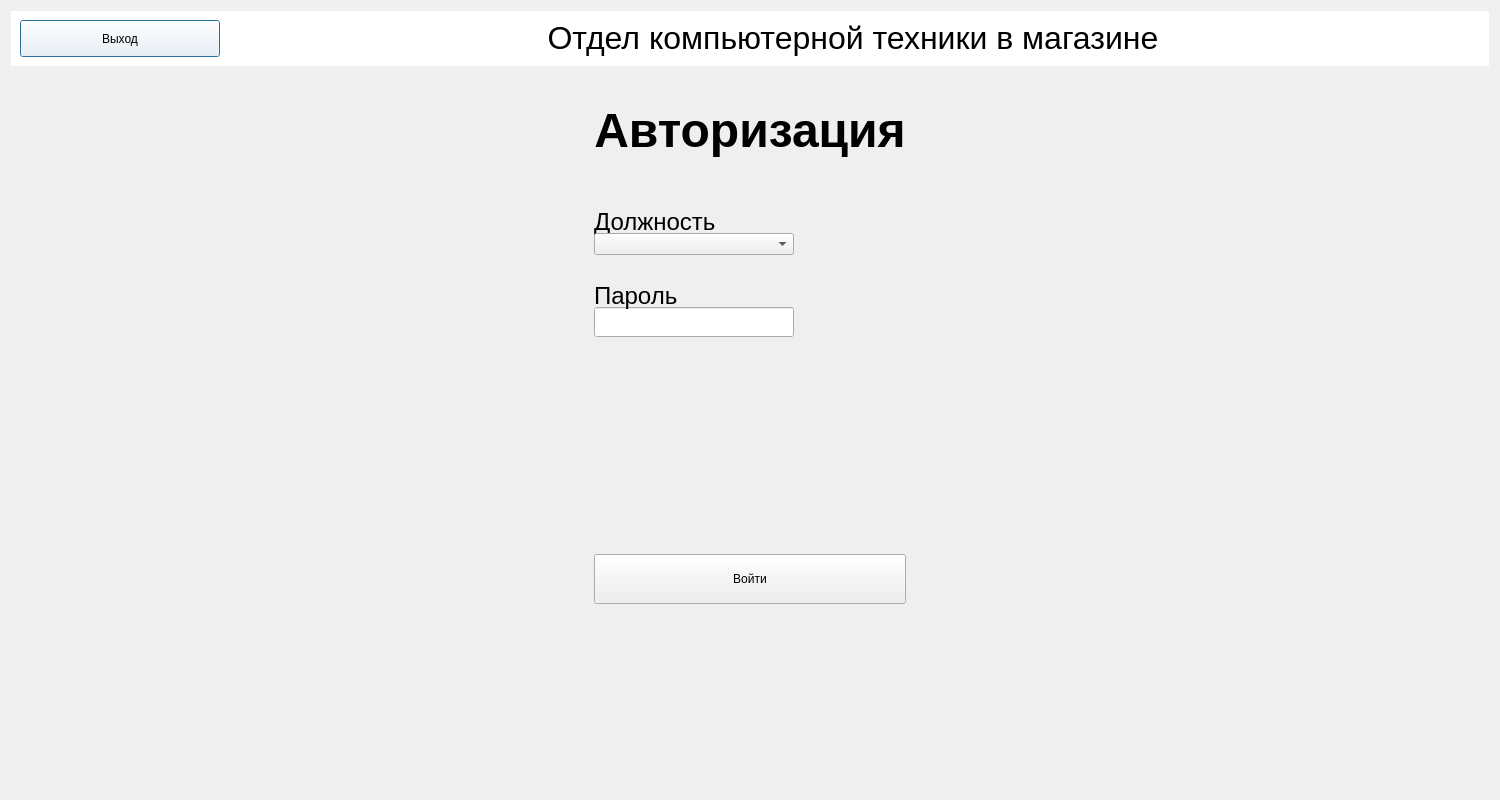
<?xml version="1.0" encoding="UTF-8"?>
<ui version="4.0">
 <class>Dialog</class>
 <widget class="QDialog" name="Dialog">
  <property name="enabled">
   <bool>true</bool>
  </property>
  <property name="geometry">
   <rect>
    <x>0</x>
    <y>0</y>
    <width>1500</width>
    <height>800</height>
   </rect>
  </property>
  <property name="minimumSize">
   <size>
    <width>1500</width>
    <height>800</height>
   </size>
  </property>
  <property name="maximumSize">
   <size>
    <width>16777215</width>
    <height>16777215</height>
   </size>
  </property>
  <property name="baseSize">
   <size>
    <width>1000</width>
    <height>800</height>
   </size>
  </property>
  <property name="windowTitle">
   <string>Dialog</string>
  </property>
  <property name="styleSheet">
   <string notr="true"/>
  </property>
  <property name="sizeGripEnabled">
   <bool>false</bool>
  </property>
  <layout class="QGridLayout" name="gridLayout_6">
   <item row="0" column="0">
    <widget class="QWidget" name="widget" native="true">
     <property name="maximumSize">
      <size>
       <width>16777215</width>
       <height>100</height>
      </size>
     </property>
     <property name="styleSheet">
      <string notr="true">background-color: rgb(255, 255, 255);</string>
     </property>
     <layout class="QGridLayout" name="gridLayout_7">
      <item row="0" column="1">
       <widget class="QLabel" name="label">
        <property name="text">
         <string>&lt;html&gt;&lt;head/&gt;&lt;body&gt;&lt;p align=&quot;center&quot;&gt;&lt;span style=&quot; font-size:24pt;&quot;&gt;Отдел компьютерной техники в магазине&lt;/span&gt;&lt;/p&gt;&lt;/body&gt;&lt;/html&gt;</string>
        </property>
       </widget>
      </item>
      <item row="0" column="0">
       <widget class="QPushButton" name="pushButton_quit">
        <property name="minimumSize">
         <size>
          <width>200</width>
          <height>20</height>
         </size>
        </property>
        <property name="maximumSize">
         <size>
          <width>200</width>
          <height>50</height>
         </size>
        </property>
        <property name="text">
         <string>Выход</string>
        </property>
       </widget>
      </item>
     </layout>
    </widget>
   </item>
   <item row="1" column="0">
    <layout class="QVBoxLayout" name="verticalLayout_2">
     <item>
      <widget class="QStackedWidget" name="stackedWidget">
       <property name="styleSheet">
        <string notr="true"/>
       </property>
       <property name="currentIndex">
        <number>0</number>
       </property>
       <widget class="QWidget" name="pageAvtorisation">
        <property name="styleSheet">
         <string notr="true"/>
        </property>
        <layout class="QGridLayout" name="gridLayout">
         <item row="11" column="0">
          <widget class="QLabel" name="label_3">
           <property name="minimumSize">
            <size>
             <width>0</width>
             <height>40</height>
            </size>
           </property>
           <property name="maximumSize">
            <size>
             <width>16777215</width>
             <height>10</height>
            </size>
           </property>
           <property name="text">
            <string>&lt;html&gt;&lt;head/&gt;&lt;body&gt;&lt;p&gt;&lt;span style=&quot; font-size:18pt;&quot;&gt;Должность&lt;/span&gt;&lt;/p&gt;&lt;/body&gt;&lt;/html&gt;</string>
           </property>
          </widget>
         </item>
         <item row="7" column="0">
          <widget class="QLabel" name="label_2">
           <property name="maximumSize">
            <size>
             <width>16777215</width>
             <height>100</height>
            </size>
           </property>
           <property name="text">
            <string>&lt;html&gt;&lt;head/&gt;&lt;body&gt;&lt;p align=&quot;center&quot;&gt;&lt;span style=&quot; font-size:36pt; font-weight:700;&quot;&gt;Авторизация&lt;/span&gt;&lt;/p&gt;&lt;/body&gt;&lt;/html&gt;</string>
           </property>
          </widget>
         </item>
         <item row="16" column="0">
          <widget class="QLabel" name="label_5">
           <property name="maximumSize">
            <size>
             <width>16777215</width>
             <height>30</height>
            </size>
           </property>
           <property name="text">
            <string/>
           </property>
          </widget>
         </item>
         <item row="17" column="0" rowspan="3">
          <widget class="QPushButton" name="btnAvtorization">
           <property name="minimumSize">
            <size>
             <width>0</width>
             <height>50</height>
            </size>
           </property>
           <property name="styleSheet">
            <string notr="true">border-color: rgb(0, 0, 0);</string>
           </property>
           <property name="text">
            <string>Войти</string>
           </property>
          </widget>
         </item>
         <item row="15" column="0">
          <widget class="QLineEdit" name="lineEdit1">
           <property name="minimumSize">
            <size>
             <width>0</width>
             <height>30</height>
            </size>
           </property>
           <property name="maximumSize">
            <size>
             <width>200</width>
             <height>16777215</height>
            </size>
           </property>
           <property name="styleSheet">
            <string notr="true">selection-color: rgb(255, 255, 255);</string>
           </property>
          </widget>
         </item>
         <item row="12" column="0">
          <widget class="QComboBox" name="comboBox1">
           <property name="minimumSize">
            <size>
             <width>0</width>
             <height>15</height>
            </size>
           </property>
           <property name="maximumSize">
            <size>
             <width>200</width>
             <height>16777215</height>
            </size>
           </property>
           <property name="styleSheet">
            <string notr="true"/>
           </property>
           <property name="editable">
            <bool>false</bool>
           </property>
           <property name="currentText">
            <string/>
           </property>
           <item>
            <property name="text">
             <string/>
            </property>
           </item>
           <item>
            <property name="text">
             <string>Директор</string>
            </property>
           </item>
           <item>
            <property name="text">
             <string>Менеджер</string>
            </property>
           </item>
           <item>
            <property name="text">
             <string>Продавец-консультант</string>
            </property>
           </item>
          </widget>
         </item>
         <item row="14" column="0">
          <widget class="QLabel" name="label_4">
           <property name="minimumSize">
            <size>
             <width>0</width>
             <height>40</height>
            </size>
           </property>
           <property name="maximumSize">
            <size>
             <width>16777215</width>
             <height>10</height>
            </size>
           </property>
           <property name="text">
            <string>&lt;html&gt;&lt;head/&gt;&lt;body&gt;&lt;p&gt;&lt;span style=&quot; font-size:18pt;&quot;&gt;Пароль&lt;/span&gt;&lt;/p&gt;&lt;/body&gt;&lt;/html&gt;</string>
           </property>
          </widget>
         </item>
        </layout>
       </widget>
       <widget class="QWidget" name="page_Consultant">
        <layout class="QGridLayout" name="gridLayout_2">
         <item row="9" column="4">
          <widget class="QComboBox" name="typeBox">
           <property name="minimumSize">
            <size>
             <width>300</width>
             <height>0</height>
            </size>
           </property>
           <property name="maximumSize">
            <size>
             <width>300</width>
             <height>16777215</height>
            </size>
           </property>
           <item>
            <property name="text">
             <string/>
            </property>
           </item>
          </widget>
         </item>
         <item row="1" column="0">
          <widget class="QLabel" name="label_10">
           <property name="text">
            <string>&lt;html&gt;&lt;head/&gt;&lt;body&gt;&lt;p&gt;&lt;span style=&quot; font-size:14pt;&quot;&gt;Цена, не превышающая значение&lt;/span&gt;&lt;/p&gt;&lt;/body&gt;&lt;/html&gt;</string>
           </property>
          </widget>
         </item>
         <item row="9" column="0">
          <widget class="QComboBox" name="SortBox">
           <property name="minimumSize">
            <size>
             <width>300</width>
             <height>0</height>
            </size>
           </property>
           <property name="maximumSize">
            <size>
             <width>300</width>
             <height>16777215</height>
            </size>
           </property>
           <property name="currentText">
            <string/>
           </property>
           <item>
            <property name="text">
             <string/>
            </property>
           </item>
           <item>
            <property name="text">
             <string>Тип/Количество</string>
            </property>
           </item>
           <item>
            <property name="text">
             <string>Тип/Цена</string>
            </property>
           </item>
          </widget>
         </item>
         <item row="13" column="0" colspan="5">
          <widget class="QTableWidget" name="tableWidget_Consultant"/>
         </item>
         <item row="4" column="4">
          <widget class="QCheckBox" name="checkBox_amount">
           <property name="text">
            <string>Количество на складе меньше 5</string>
           </property>
          </widget>
         </item>
         <item row="4" column="0">
          <widget class="QLineEdit" name="lineEdit_price">
           <property name="maximumSize">
            <size>
             <width>150</width>
             <height>16777215</height>
            </size>
           </property>
          </widget>
         </item>
         <item row="5" column="0">
          <widget class="QPushButton" name="pushButton_apply">
           <property name="maximumSize">
            <size>
             <width>100</width>
             <height>16777215</height>
            </size>
           </property>
           <property name="text">
            <string>Применить</string>
           </property>
          </widget>
         </item>
         <item row="7" column="0">
          <widget class="QLabel" name="label_7">
           <property name="maximumSize">
            <size>
             <width>100</width>
             <height>16777215</height>
            </size>
           </property>
           <property name="text">
            <string>&lt;html&gt;&lt;head/&gt;&lt;body&gt;&lt;p&gt;&lt;span style=&quot; font-size:14pt;&quot;&gt;Сортировка&lt;/span&gt;&lt;/p&gt;&lt;/body&gt;&lt;/html&gt;</string>
           </property>
          </widget>
         </item>
         <item row="7" column="4">
          <widget class="QLabel" name="label_9">
           <property name="text">
            <string>&lt;html&gt;&lt;head/&gt;&lt;body&gt;&lt;p&gt;&lt;span style=&quot; font-size:14pt;&quot;&gt;Тип Товара&lt;/span&gt;&lt;/p&gt;&lt;/body&gt;&lt;/html&gt;</string>
           </property>
          </widget>
         </item>
         <item row="9" column="2">
          <widget class="QComboBox" name="MarkBox">
           <property name="minimumSize">
            <size>
             <width>300</width>
             <height>0</height>
            </size>
           </property>
           <property name="maximumSize">
            <size>
             <width>300</width>
             <height>16777215</height>
            </size>
           </property>
           <item>
            <property name="text">
             <string/>
            </property>
           </item>
          </widget>
         </item>
         <item row="7" column="2">
          <widget class="QLabel" name="label_8">
           <property name="maximumSize">
            <size>
             <width>200</width>
             <height>16777215</height>
            </size>
           </property>
           <property name="text">
            <string>&lt;html&gt;&lt;head/&gt;&lt;body&gt;&lt;p&gt;&lt;span style=&quot; font-size:14pt;&quot;&gt;Марка производителя&lt;/span&gt;&lt;/p&gt;&lt;/body&gt;&lt;/html&gt;</string>
           </property>
          </widget>
         </item>
         <item row="1" column="2">
          <widget class="QLabel" name="label_6">
           <property name="minimumSize">
            <size>
             <width>0</width>
             <height>25</height>
            </size>
           </property>
           <property name="maximumSize">
            <size>
             <width>16777215</width>
             <height>15</height>
            </size>
           </property>
           <property name="text">
            <string>&lt;html&gt;&lt;head/&gt;&lt;body&gt;&lt;p align=&quot;center&quot;&gt;&lt;span style=&quot; font-size:18pt; font-weight:700;&quot;&gt;Информация о товарах&lt;/span&gt;&lt;/p&gt;&lt;/body&gt;&lt;/html&gt;</string>
           </property>
          </widget>
         </item>
        </layout>
       </widget>
       <widget class="QWidget" name="page_otchetSales">
        <layout class="QGridLayout" name="gridLayout_9">
         <item row="1" column="0">
          <widget class="QPushButton" name="pushButton_tovar">
           <property name="minimumSize">
            <size>
             <width>300</width>
             <height>80</height>
            </size>
           </property>
           <property name="maximumSize">
            <size>
             <width>300</width>
             <height>16777215</height>
            </size>
           </property>
           <property name="text">
            <string>Информация о товарах</string>
           </property>
          </widget>
         </item>
         <item row="2" column="0">
          <widget class="QPushButton" name="pushButton_otchetsales">
           <property name="minimumSize">
            <size>
             <width>300</width>
             <height>80</height>
            </size>
           </property>
           <property name="maximumSize">
            <size>
             <width>300</width>
             <height>80</height>
            </size>
           </property>
           <property name="text">
            <string>Отчет по продажам</string>
           </property>
          </widget>
         </item>
         <item row="0" column="0">
          <widget class="QLabel" name="label_20">
           <property name="minimumSize">
            <size>
             <width>0</width>
             <height>25</height>
            </size>
           </property>
           <property name="maximumSize">
            <size>
             <width>16777215</width>
             <height>15</height>
            </size>
           </property>
           <property name="text">
            <string>&lt;html&gt;&lt;head/&gt;&lt;body&gt;&lt;p align=&quot;center&quot;&gt;&lt;span style=&quot; font-size:18pt; font-weight:700;&quot;&gt;Менеджер&lt;/span&gt;&lt;/p&gt;&lt;/body&gt;&lt;/html&gt;</string>
           </property>
          </widget>
         </item>
        </layout>
       </widget>
       <widget class="QWidget" name="page_Proizvotchet">
        <layout class="QGridLayout" name="gridLayout_10">
         <item row="3" column="0">
          <widget class="QTableWidget" name="tableWidget_proizvOtchet"/>
         </item>
         <item row="1" column="0">
          <widget class="QComboBox" name="comboBox1_3">
           <property name="minimumSize">
            <size>
             <width>300</width>
             <height>0</height>
            </size>
           </property>
           <property name="maximumSize">
            <size>
             <width>300</width>
             <height>16777215</height>
            </size>
           </property>
           <property name="baseSize">
            <size>
             <width>0</width>
             <height>0</height>
            </size>
           </property>
           <item>
            <property name="text">
             <string/>
            </property>
           </item>
          </widget>
         </item>
         <item row="0" column="0">
          <widget class="QLabel" name="label_24">
           <property name="text">
            <string>&lt;html&gt;&lt;head/&gt;&lt;body&gt;&lt;p&gt;&lt;span style=&quot; font-size:14pt;&quot;&gt;Группировка&lt;/span&gt;&lt;/p&gt;&lt;/body&gt;&lt;/html&gt;</string>
           </property>
          </widget>
         </item>
        </layout>
       </widget>
       <widget class="QWidget" name="page_Director">
        <layout class="QGridLayout" name="gridLayout_8">
         <item row="7" column="6">
          <widget class="QPushButton" name="pushButton_apply_3">
           <property name="minimumSize">
            <size>
             <width>100</width>
             <height>30</height>
            </size>
           </property>
           <property name="maximumSize">
            <size>
             <width>100</width>
             <height>30</height>
            </size>
           </property>
           <property name="text">
            <string>Применить</string>
           </property>
          </widget>
         </item>
         <item row="5" column="6">
          <widget class="QComboBox" name="comboBox_change">
           <property name="minimumSize">
            <size>
             <width>300</width>
             <height>50</height>
            </size>
           </property>
           <property name="maximumSize">
            <size>
             <width>300</width>
             <height>50</height>
            </size>
           </property>
           <item>
            <property name="text">
             <string/>
            </property>
           </item>
           <item>
            <property name="text">
             <string>Уменьшить цену</string>
            </property>
           </item>
           <item>
            <property name="text">
             <string>Увеличить цену</string>
            </property>
           </item>
          </widget>
         </item>
         <item row="6" column="6">
          <widget class="QLineEdit" name="lineEdit_change">
           <property name="minimumSize">
            <size>
             <width>300</width>
             <height>0</height>
            </size>
           </property>
           <property name="maximumSize">
            <size>
             <width>300</width>
             <height>16777215</height>
            </size>
           </property>
          </widget>
         </item>
         <item row="5" column="0">
          <widget class="QPushButton" name="pushButton_tovar_2">
           <property name="minimumSize">
            <size>
             <width>300</width>
             <height>80</height>
            </size>
           </property>
           <property name="maximumSize">
            <size>
             <width>300</width>
             <height>80</height>
            </size>
           </property>
           <property name="text">
            <string>Информация о товарах</string>
           </property>
          </widget>
         </item>
         <item row="1" column="6">
          <widget class="QLabel" name="label_23">
           <property name="maximumSize">
            <size>
             <width>200</width>
             <height>30</height>
            </size>
           </property>
           <property name="text">
            <string>&lt;html&gt;&lt;head/&gt;&lt;body&gt;&lt;p&gt;&lt;span style=&quot; font-size:14pt;&quot;&gt;Изменение курса&lt;/span&gt;&lt;/p&gt;&lt;/body&gt;&lt;/html&gt;</string>
           </property>
          </widget>
         </item>
         <item row="0" column="1">
          <widget class="QLabel" name="label_22">
           <property name="minimumSize">
            <size>
             <width>150</width>
             <height>100</height>
            </size>
           </property>
           <property name="maximumSize">
            <size>
             <width>150</width>
             <height>100</height>
            </size>
           </property>
           <property name="text">
            <string>&lt;html&gt;&lt;head/&gt;&lt;body&gt;&lt;p&gt;&lt;span style=&quot; font-size:18pt; font-weight:700;&quot;&gt;Директор&lt;/span&gt;&lt;/p&gt;&lt;/body&gt;&lt;/html&gt;</string>
           </property>
          </widget>
         </item>
         <item row="8" column="6">
          <widget class="QPushButton" name="pushButton_sales_del">
           <property name="minimumSize">
            <size>
             <width>300</width>
             <height>80</height>
            </size>
           </property>
           <property name="maximumSize">
            <size>
             <width>300</width>
             <height>80</height>
            </size>
           </property>
           <property name="text">
            <string>Удалить записи за прошлый год</string>
           </property>
          </widget>
         </item>
         <item row="6" column="0">
          <widget class="QPushButton" name="pushButton_otchetsales_2">
           <property name="minimumSize">
            <size>
             <width>300</width>
             <height>80</height>
            </size>
           </property>
           <property name="maximumSize">
            <size>
             <width>300</width>
             <height>80</height>
            </size>
           </property>
           <property name="text">
            <string>Отчет по продажам</string>
           </property>
          </widget>
         </item>
         <item row="7" column="0">
          <widget class="QPushButton" name="pushButton_proizvOtchet">
           <property name="minimumSize">
            <size>
             <width>300</width>
             <height>80</height>
            </size>
           </property>
           <property name="maximumSize">
            <size>
             <width>300</width>
             <height>80</height>
            </size>
           </property>
           <property name="text">
            <string>Произвольный отчет</string>
           </property>
          </widget>
         </item>
        </layout>
       </widget>
       <widget class="QWidget" name="page_Otchet">
        <layout class="QGridLayout" name="gridLayout_5">
         <item row="4" column="0" colspan="7">
          <widget class="QTableWidget" name="tableWidget_otchet"/>
         </item>
         <item row="0" column="3" rowspan="2">
          <widget class="QLabel" name="label_27">
           <property name="text">
            <string>&lt;html&gt;&lt;head/&gt;&lt;body&gt;&lt;p&gt;&lt;span style=&quot; font-size:14pt;&quot;&gt;Продажи в день&lt;/span&gt;&lt;/p&gt;&lt;p&gt;&lt;span style=&quot; font-size:14pt;&quot;&gt;(YYYY-MM-DD)&lt;/span&gt;&lt;/p&gt;&lt;/body&gt;&lt;/html&gt;</string>
           </property>
          </widget>
         </item>
         <item row="0" column="0">
          <widget class="QLabel" name="label_sales">
           <property name="text">
            <string>&lt;html&gt;&lt;head/&gt;&lt;body&gt;&lt;p&gt;&lt;span style=&quot; font-size:18pt;&quot;&gt;TextLabel&lt;/span&gt;&lt;/p&gt;&lt;/body&gt;&lt;/html&gt;</string>
           </property>
          </widget>
         </item>
         <item row="2" column="1">
          <widget class="QComboBox" name="comboBox_month">
           <property name="minimumSize">
            <size>
             <width>300</width>
             <height>0</height>
            </size>
           </property>
           <property name="maximumSize">
            <size>
             <width>300</width>
             <height>16777215</height>
            </size>
           </property>
           <item>
            <property name="text">
             <string/>
            </property>
           </item>
           <item>
            <property name="text">
             <string>Январь</string>
            </property>
           </item>
           <item>
            <property name="text">
             <string>Февраль</string>
            </property>
           </item>
           <item>
            <property name="text">
             <string>Март</string>
            </property>
           </item>
           <item>
            <property name="text">
             <string>Апрель</string>
            </property>
           </item>
           <item>
            <property name="text">
             <string>Май</string>
            </property>
           </item>
           <item>
            <property name="text">
             <string>Июнь</string>
            </property>
           </item>
           <item>
            <property name="text">
             <string>Июль</string>
            </property>
           </item>
           <item>
            <property name="text">
             <string>Август</string>
            </property>
           </item>
           <item>
            <property name="text">
             <string>Сентябрь</string>
            </property>
           </item>
           <item>
            <property name="text">
             <string>Октябрь</string>
            </property>
           </item>
           <item>
            <property name="text">
             <string>Ноябрь</string>
            </property>
           </item>
           <item>
            <property name="text">
             <string>Декабрь</string>
            </property>
           </item>
          </widget>
         </item>
         <item row="2" column="0">
          <widget class="QLabel" name="label_26">
           <property name="text">
            <string>&lt;html&gt;&lt;head/&gt;&lt;body&gt;&lt;p&gt;&lt;span style=&quot; font-size:14pt;&quot;&gt;Сортировка по месяцам&lt;/span&gt;&lt;/p&gt;&lt;/body&gt;&lt;/html&gt;</string>
           </property>
          </widget>
         </item>
         <item row="2" column="3">
          <widget class="QLineEdit" name="lineEdit_daysale">
           <property name="minimumSize">
            <size>
             <width>200</width>
             <height>0</height>
            </size>
           </property>
           <property name="maximumSize">
            <size>
             <width>200</width>
             <height>16777215</height>
            </size>
           </property>
          </widget>
         </item>
         <item row="2" column="4">
          <widget class="QPushButton" name="pushButton_apply_4">
           <property name="minimumSize">
            <size>
             <width>150</width>
             <height>0</height>
            </size>
           </property>
           <property name="maximumSize">
            <size>
             <width>150</width>
             <height>16777215</height>
            </size>
           </property>
           <property name="text">
            <string>Применить</string>
           </property>
          </widget>
         </item>
         <item row="1" column="6">
          <widget class="QLabel" name="label_21">
           <property name="text">
            <string>&lt;html&gt;&lt;head/&gt;&lt;body&gt;&lt;p&gt;&lt;span style=&quot; font-size:14pt;&quot;&gt;Продавец&lt;/span&gt;&lt;/p&gt;&lt;/body&gt;&lt;/html&gt;</string>
           </property>
          </widget>
         </item>
         <item row="2" column="6">
          <widget class="QComboBox" name="comboBox_seller">
           <property name="minimumSize">
            <size>
             <width>300</width>
             <height>0</height>
            </size>
           </property>
           <property name="maximumSize">
            <size>
             <width>300</width>
             <height>16777215</height>
            </size>
           </property>
          </widget>
         </item>
        </layout>
       </widget>
      </widget>
     </item>
    </layout>
   </item>
  </layout>
 </widget>
 <resources/>
 <connections/>
</ui>
